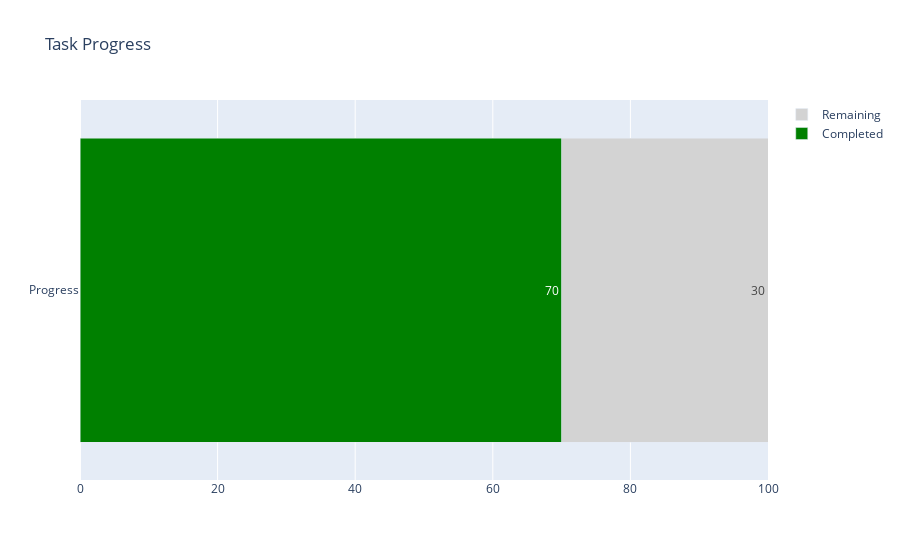

Notebook cell for this chart:
### Code cell
# Values
completed = 70
total = 100
remaining = total - completed

# Create stacked bar
fig = go.Figure()

# Completed portion
fig.add_trace(go.Bar(
    y=['Progress'],
    x=[completed],
    name='Completed',
    orientation='h',
    marker=dict(color='green'),
    text=[f"{completed}"],
    textposition='inside'
))

# Remaining portion
fig.add_trace(go.Bar(
    y=['Progress'],
    x=[remaining],
    name='Remaining',
    orientation='h',
    marker=dict(color='lightgray'),
    text=[f"{remaining}"],
    textposition='inside'
))

# Layout
fig.update_layout(
    barmode='stack',
    title='Task Progress',
    xaxis=dict(range=[0, total]),
    showlegend=True
)

fig.show()

### Figure 1 — Plotly figure (JSON) as saved in the notebook; plotly's stock layout.template omitted (floating-point values rounded to 4 significant figures)
{"data": [{"marker": {"color": "green"}, "name": "Completed", "orientation": "h", "text": ["70"], "textposition": "inside", "type": "bar", "x": [70], "y": ["Progress"]}, {"marker": {"color": "lightgray"}, "name": "Remaining", "orientation": "h", "text": ["30"], "textposition": "inside", "type": "bar", "x": [30], "y": ["Progress"]}], "layout": {"barmode": "stack", "showlegend": true, "title": {"text": "Task Progress"}, "xaxis": {"range": [0, 100]}}}
